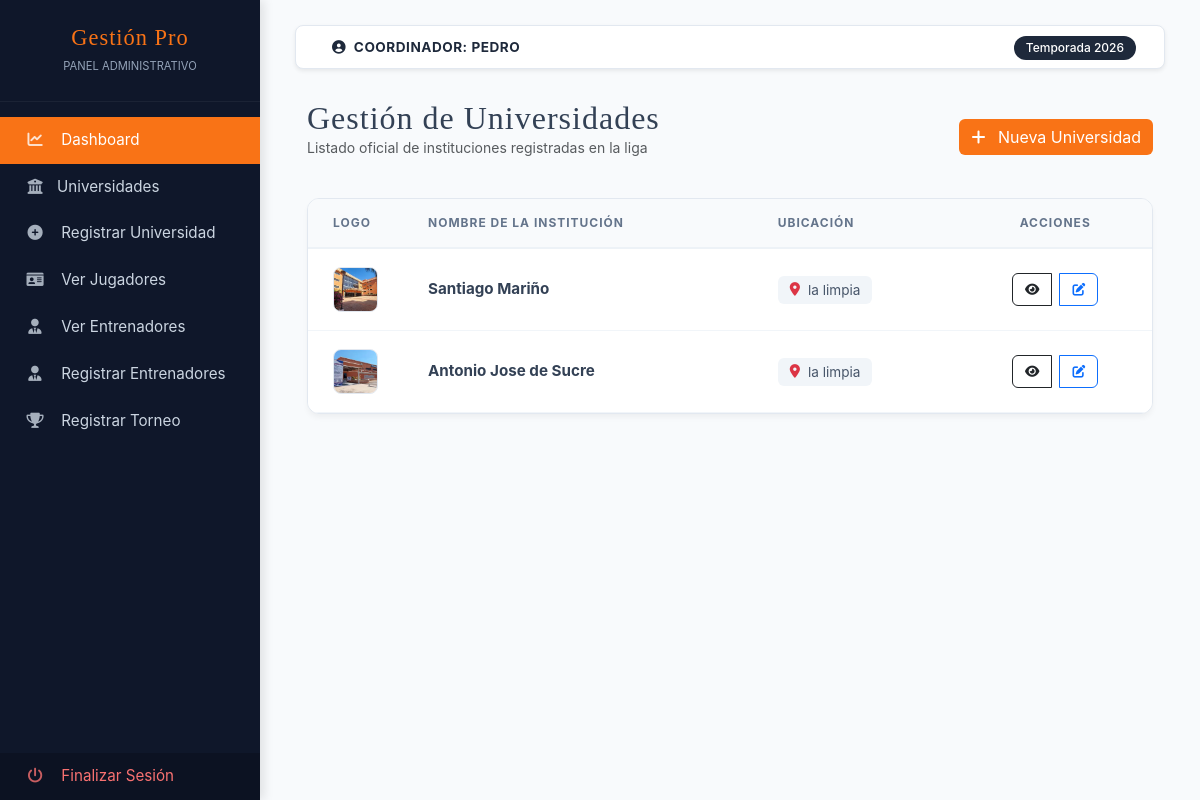
The page /client/coordinador/views/universidades/index.php (signed in) on the database as committed earlier.
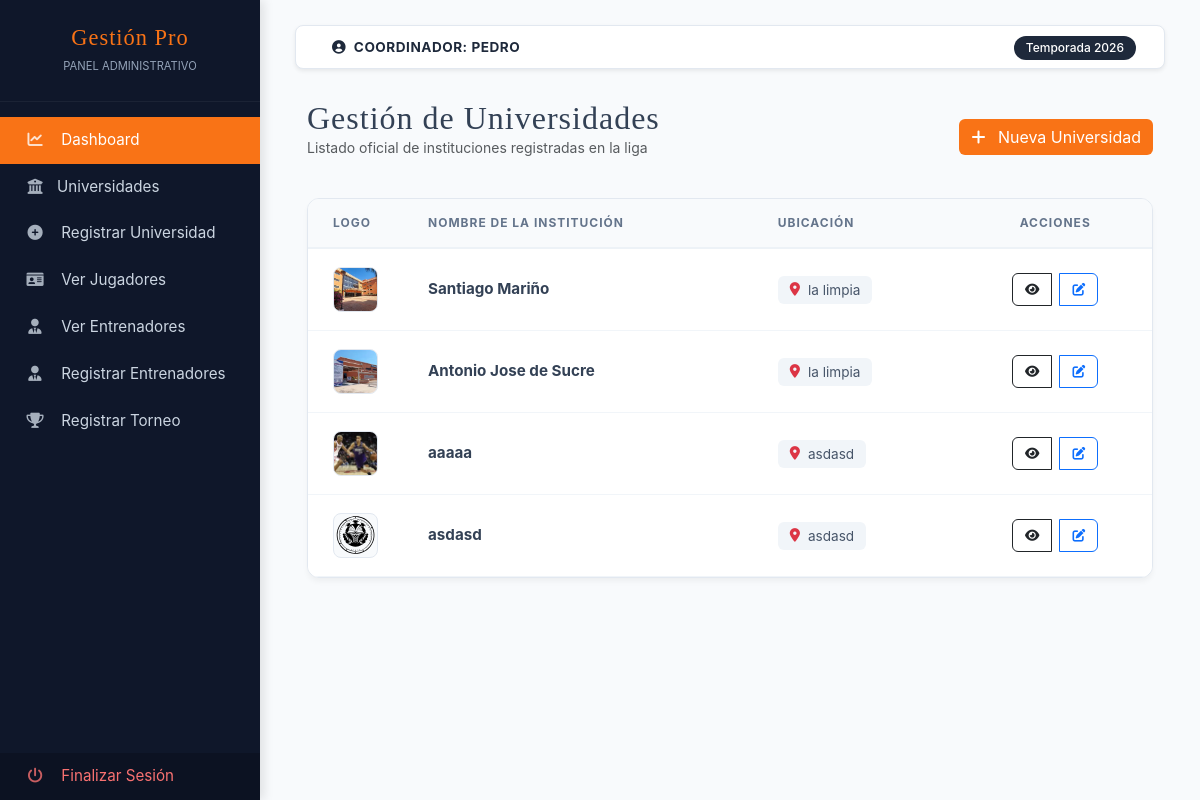
The same page on the database as committed later.
### tables this page shows
CREATE TABLE `academias` (
  `id_universidad` int(11) NOT NULL,
  `nombre_universidad` varchar(100) NOT NULL,
  `ubicacion` varchar(255) DEFAULT NULL,
  `imagen` text DEFAULT NULL
);

### app/config.php (called while the page is built, shortened)
<?php
    $URL = "http://localhost/academy";
?>

### client/coordinador/views/universidades/index.php (the view, shortened to what this page needs)
<?php include '../../layouts/parte1.php'; ?>
<?php
   $sql = "SELECT * FROM academias
    ORDER BY id_universidad ASC";
    $query = $pdo->prepare($sql);
    $query->execute();
    $universidades = $query->fetchAll(PDO::FETCH_ASSOC);
?>
<div class="container-fluid">
    <div class="d-flex justify-content-between align-items-center mb-4">
        <div>
            <h2 class="bebas mb-0">Gestión de Universidades</h2>
            <p class="text-muted small">Listado oficial de instituciones registradas en la liga</p>
        </div>
        <a href="create.php" class="btn btn-primary" style="background-color: var(--admin-accent); border: none;">
            <i class="fas fa-plus me-2"></i> Nueva Universidad
        </a>
    </div>
    <div class="admin-card-table">
        <div class="table-responsive">
            <table class="table uni-table">
                <thead>
                    <tr>
                        <th>Logo</th>
                        <th>Nombre de la Institución</th>
                        <th>Ubicación</th>
                        <th class="text-center">Acciones</th>
                    </tr>
                </thead>
                <tbody>
                    <?php foreach ($universidades as $uni): ?>
                    <tr>
                        <td width="80">
                            <?php if (!empty($uni['imagen'])): ?>
                                <img src="<?php echo $URL; ?>/public/images/universidades/<?php echo $uni['imagen']; ?>"
                                     alt="Logo" class="uni-logo-circle">
                            <?php else: ?>
                                <div class="uni-logo-circle d-flex align-items-center justify-content-center bg-light">
                                    <i class="fas fa-school text-muted"></i>
                                </div>
                            <?php endif; ?>
                        </td>
                        <td>
                            <span class="fw-bold"><?php echo $uni['nombre_universidad']; ?></span>
                        </td>
                        <td>
                            <div class="location-badge">
                                <i class="fas fa-map-marker-alt me-2 text-danger"></i>
                                <?php echo $uni['ubicacion']; ?>
                            </div>
                        </td>
                        <td class="text-center">
                            <div class="btn-group">
                                <a href="show.php?id=<?php echo $uni['id_universidad']; ?>"
                                   class="btn btn-action btn-outline-dark me-2">
                                    <i class="fas fa-eye"></i>
                                </a>
                                <a href="update.php?id=<?php echo $uni['id_universidad']; ?>"
                                   class="btn btn-action btn-outline-primary">
                                    <i class="fas fa-edit"></i>
                                </a>
                            </div>
                        </td>
                    </tr>
                    <?php endforeach; ?>
                </tbody>
            </table>
        </div>
    </div>
</div>
<?php include '../../layouts/parte2.php'; ?>

Rows that differ between the two databases and show on the page:
added academias: imagen (picture), nombre_universidad "aaaaa", ubicacion "asdasd"
added academias: imagen (picture), nombre_universidad "asdasd", ubicacion "asdasd"
